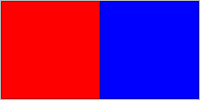
             <widget class="QWidget" name="page_25">
              <layout class="QVBoxLayout" name="verticalLayout_14">
               <property name="spacing">
                <number>0</number>
               </property>
               <property name="leftMargin">
                <number>0</number>
               </property>
               <property name="topMargin">
                <number>0</number>
               </property>
               <property name="rightMargin">
                <number>0</number>
               </property>
               <property name="bottomMargin">
                <number>0</number>
               </property>
               <item>
                <widget class="QFrame" name="frame_61">
                 <property name="frameShape">
                  <enum>QFrame::StyledPanel</enum>
                 </property>
                 <property name="frameShadow">
                  <enum>QFrame::Raised</enum>
                 </property>
                 <layout class="QHBoxLayout" name="horizontalLayout_22">
                  <property name="spacing">
                   <number>0</number>
                  </property>
                  <property name="leftMargin">
                   <number>0</number>
                  </property>
                  <property name="topMargin">
                   <number>0</number>
                  </property>
                  <property name="rightMargin">
                   <number>0</number>
                  </property>
                  <property name="bottomMargin">
                   <number>0</number>
                  </property>
                  <item>
                   <widget class="QFrame" name="frame_62">
                    <property name="styleSheet">
                     <string notr="true">background-color: rgb(255, 0, 0);</string>
                    </property>
                    <property name="frameShape">
                     <enum>QFrame::StyledPanel</enum>
                    </property>
                    <property name="frameShadow">
                     <enum>QFrame::Raised</enum>
                    </property>
                   </widget>
                  </item>
                  <item>
                   <widget class="QFrame" name="frame_63">
                    <property name="styleSheet">
                     <string notr="true">background-color: rgb(0, 0, 255);</string>
                    </property>
                    <property name="frameShape">
                     <enum>QFrame::StyledPanel</enum>
                    </property>
                    <property name="frameShadow">
                     <enum>QFrame::Raised</enum>
                    </property>
                   </widget>
                  </item>
                 </layout>
                </widget>
               </item>
              </layout>
             </widget>
